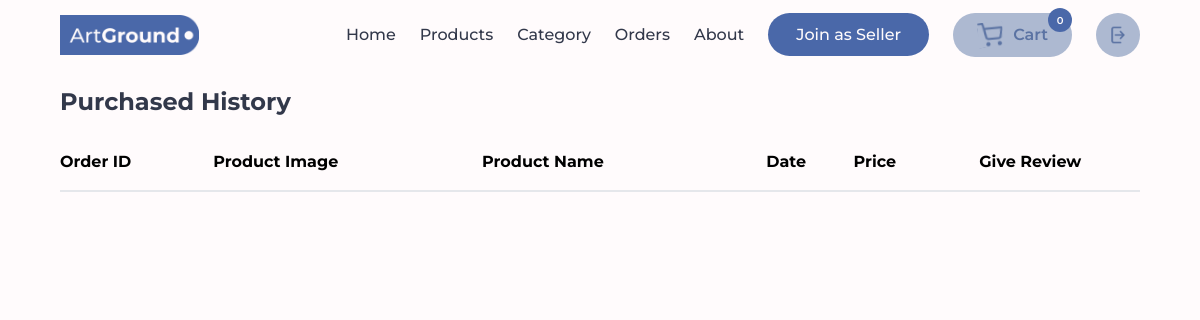
The app's page /Orders/ (signed in), older data.
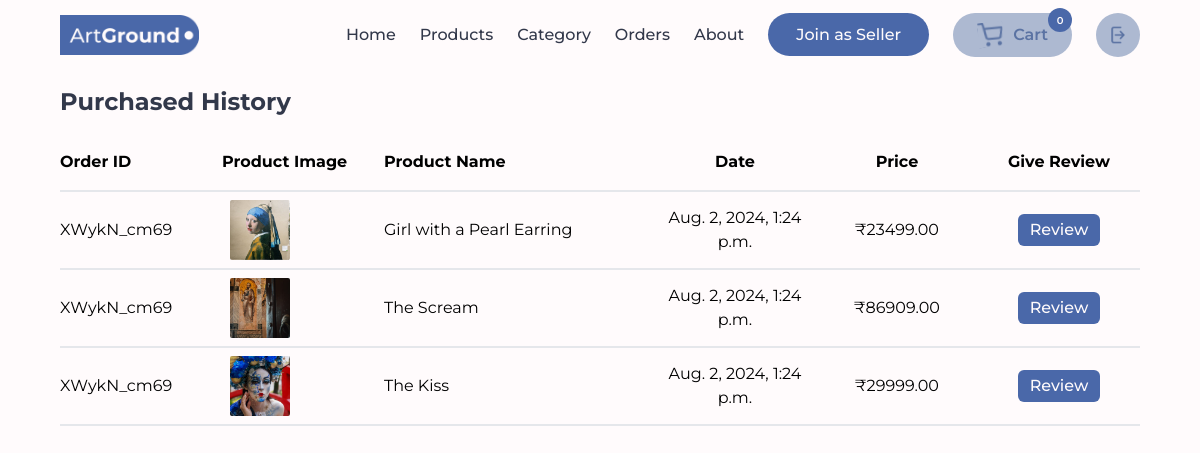
The same page, newer data.
### Seller/models.py (models this page shows, shortened)
class OrderItem(models.Model):
    order_item_id = models.CharField(primary_key=True, max_length=10, unique=True, editable=False)
    order = models.ForeignKey(Order, related_name='order_items', on_delete=models.CASCADE)
    product = models.ForeignKey(Product, on_delete=models.CASCADE)
    quantity = models.PositiveIntegerField()
    price = models.DecimalField(max_digits=10, decimal_places=2)

class Order(models.Model):
    order_id = models.CharField(primary_key=True, max_length=10, unique=True, editable=False)
    user = models.ForeignKey(User, on_delete=models.CASCADE)
    created_at = models.DateTimeField(auto_now_add=True)
    updated_at = models.DateTimeField(auto_now=True)

class Product(models.Model):
    CATEGORY_CHOICES = [
        ('null', 'Select Category'),
        ('oil', 'Oil painting'),
        ('acrylic', 'Acrylic painting'),
        ('water', 'water painting'),
        ('pastel', 'pastel painting'),
        ('spray', 'spray painting'),
        ('other', 'other painting')
    ]
    SIZE_CHOICES = [
        ('null', 'Select Size'),
        ('4x8', '4 x 8 inches (10.16 x 20.32 cm) - Small'),
        ('8x10', '8 x 10 inches (20.32 x 25.4 cm) - Medium'),
        ('16x20', '16 x 20 inches (40.64 x 50.8 cm) - Large'),
        ('24x30', '24 x 30 inches (60.96 x 76.2 cm) - Large'),
    ]
    product_id = models.CharField(primary_key=True, max_length=10, unique=True, editable=False)
    seller = models.ForeignKey(Seller, on_delete=models.CASCADE)
    name = models.CharField(max_length=255)
    price = models.DecimalField(max_digits=10, decimal_places=2)
    description = models.TextField()
    image = models.ImageField(upload_to='product_images/')
    category = models.CharField(max_length=10, choices=CATEGORY_CHOICES, default='null')
    size = models.CharField(max_length=6, choices=SIZE_CHOICES, default='null')
    created_at = models.DateTimeField(auto_now_add=True)
    updated_at = models.DateTimeField(auto_now=True)
    rating = models.DecimalField(max_digits=5,decimal_places=1, default=1.0)

### Customer/views.py (the view, shortened to what this page needs)
# urls.py: path('Orders/', views.OrdersHistory, name='Orders'),
@login_required()
@customer_required
def OrdersHistory(request):
    review = reviewForm()
    order_items = []
    current_user_orders = Order.objects.filter(user=request.user)
    for order in current_user_orders:
        order_items += order.order_items.all()
    return render(request, 'PurchasedHistory.html', {'purchase_history': order_items, 'review': review})

### Customer/templatetags/custom_filters.py (called while the page is built)
@register.filter(name="cart_total")
def cart_total(cart):
    return len(cart)

### Customer/templates/PurchasedHistory.html (shortened to what this page needs)
{% load static %} {% load static tailwind_tags %} {% load custom_filters %}
{% load widget_tweaks %}
<!DOCTYPE html>
<html lang="en">
<head>
  <script src="https://cdn.tailwindcss.com"></script>
    <link rel="stylesheet" href="{% static 'styles.css' %}" />
    {% tailwind_css %}
</head>
<body class="relative bg-primary px-[60px] w-[100vw] overflow-x-hidden font-[Montserrat]">
{% include 'navbar.html' %}
  <div class="border-product">
  <h1 class="text-text text-2xl font-bold py-4">Purchased History</h1>
  <div class="w-full flex flex-col">
    <div class="h-[75vh] w-full overflow-y-auto">
      <table class="w-full overflow-x-auto font-[Montserrat]">
        <thead>
          <tr class="text-center border-b-2 font-[Montserrat]">
            <th class="text-left">Order ID</th>
            <th class="text-left py-4 mb-4">Product Image</th>
            <th class="text-left">Product Name</th>
            <th>Date</th>
            <th>Price</th>
            <th>Give Review</th>
          </tr>
        </thead>
        {% for order_item in purchase_history %}
        <tr class="text-center hover:bg-product border-b-2 font-[Montserrat]">
          <td class="w-[15%] text-left">{{order_item.order.order_id}}</td>
          <td class="p-2 mx-auto w-[15%]">
            <a
              href="/media/{{order_item.product.image}}"
              target="_blank"
              onclick="window.open(this.href, 'Snopzer','left=50,top=50,width=500,height=500,toolbar=1,resizable=0'); return false;"
            >
              <img
                src="/media/{{order_item.product.image}}"
                alt=""
                class="size-[60px] rounded-sm object-cover aspect-square"
              />
            </a>
          </td>
          <td class="w-[25%] text-left">{{order_item.product.name}}</td>
          <td class="w-[15%]">{{order_item.order.created_at}}</td>
          <td class="w-[15%]">₹{{order_item.product.price}}</td>
          <td class="w-[20%]">
            <button class="bg-accent text-primary py-1 px-3 rounded-md font-medium" onclick="openReviewPopup('{{order_item.product.product_id}}')">Review</button>
          </td>
        </tr>
        {% endfor %}
      </table>
    </div>
  </div>
</div>
</body>
</html>

Row changes from the older to the newer data that the page shows:
added OrderItem: order.order_id "XWykN_cm69", product.image (picture), product.name "Girl with a Pearl Earring", order.created_at "Aug. 2, 2024, 1:24 p.m.", product.price "23499.00"
added OrderItem: order.order_id "XWykN_cm69", product.image (picture), product.name "The Scream", order.created_at "Aug. 2, 2024, 1:24 p.m.", product.price "86909.00"
added OrderItem: order.order_id "XWykN_cm69", product.image (picture), product.name "The Kiss", order.created_at "Aug. 2, 2024, 1:24 p.m.", product.price "29999.00"
